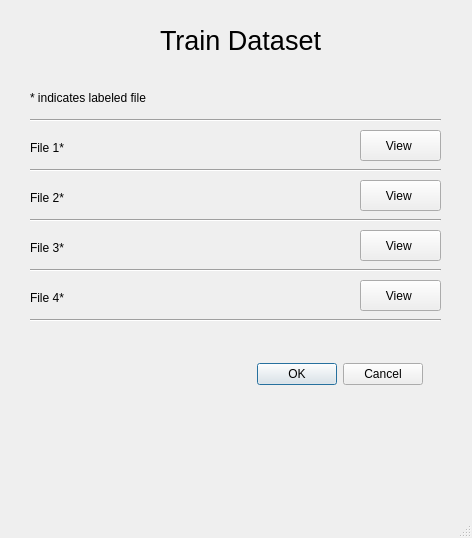
<?xml version="1.0" encoding="UTF-8"?>
<ui version="4.0">
 <class>MainWindow</class>
 <widget class="QMainWindow" name="MainWindow">
  <property name="geometry">
   <rect>
    <x>0</x>
    <y>0</y>
    <width>472</width>
    <height>538</height>
   </rect>
  </property>
  <property name="windowTitle">
   <string>MainWindow</string>
  </property>
  <widget class="QWidget" name="centralwidget">
   <widget class="QLabel" name="label">
    <property name="geometry">
     <rect>
      <x>160</x>
      <y>20</y>
      <width>161</width>
      <height>40</height>
     </rect>
    </property>
    <property name="font">
     <font>
      <pointsize>20</pointsize>
     </font>
    </property>
    <property name="text">
     <string>Train Dataset</string>
    </property>
   </widget>
   <widget class="QPushButton" name="groups_8">
    <property name="geometry">
     <rect>
      <x>360</x>
      <y>130</y>
      <width>81</width>
      <height>31</height>
     </rect>
    </property>
    <property name="text">
     <string>View </string>
    </property>
   </widget>
   <widget class="QLabel" name="label_2">
    <property name="geometry">
     <rect>
      <x>30</x>
      <y>90</y>
      <width>141</width>
      <height>16</height>
     </rect>
    </property>
    <property name="text">
     <string>* indicates labeled file </string>
    </property>
   </widget>
   <widget class="Line" name="line">
    <property name="geometry">
     <rect>
      <x>30</x>
      <y>110</y>
      <width>411</width>
      <height>21</height>
     </rect>
    </property>
    <property name="orientation">
     <enum>Qt::Horizontal</enum>
    </property>
   </widget>
   <widget class="QLabel" name="label_3">
    <property name="geometry">
     <rect>
      <x>30</x>
      <y>140</y>
      <width>141</width>
      <height>16</height>
     </rect>
    </property>
    <property name="text">
     <string>File 1*</string>
    </property>
   </widget>
   <widget class="QPushButton" name="groups_10">
    <property name="geometry">
     <rect>
      <x>360</x>
      <y>180</y>
      <width>81</width>
      <height>31</height>
     </rect>
    </property>
    <property name="text">
     <string>View </string>
    </property>
   </widget>
   <widget class="Line" name="line_2">
    <property name="geometry">
     <rect>
      <x>30</x>
      <y>160</y>
      <width>411</width>
      <height>21</height>
     </rect>
    </property>
    <property name="orientation">
     <enum>Qt::Horizontal</enum>
    </property>
   </widget>
   <widget class="QLabel" name="label_4">
    <property name="geometry">
     <rect>
      <x>30</x>
      <y>190</y>
      <width>141</width>
      <height>16</height>
     </rect>
    </property>
    <property name="text">
     <string>File 2*</string>
    </property>
   </widget>
   <widget class="QPushButton" name="groups_11">
    <property name="geometry">
     <rect>
      <x>360</x>
      <y>230</y>
      <width>81</width>
      <height>31</height>
     </rect>
    </property>
    <property name="text">
     <string>View </string>
    </property>
   </widget>
   <widget class="QLabel" name="label_5">
    <property name="geometry">
     <rect>
      <x>30</x>
      <y>240</y>
      <width>141</width>
      <height>16</height>
     </rect>
    </property>
    <property name="text">
     <string>File 3*</string>
    </property>
   </widget>
   <widget class="Line" name="line_3">
    <property name="geometry">
     <rect>
      <x>30</x>
      <y>210</y>
      <width>411</width>
      <height>21</height>
     </rect>
    </property>
    <property name="orientation">
     <enum>Qt::Horizontal</enum>
    </property>
   </widget>
   <widget class="QPushButton" name="groups_12">
    <property name="geometry">
     <rect>
      <x>360</x>
      <y>280</y>
      <width>81</width>
      <height>31</height>
     </rect>
    </property>
    <property name="text">
     <string>View </string>
    </property>
   </widget>
   <widget class="QLabel" name="label_6">
    <property name="geometry">
     <rect>
      <x>30</x>
      <y>290</y>
      <width>141</width>
      <height>16</height>
     </rect>
    </property>
    <property name="text">
     <string>File 4*</string>
    </property>
   </widget>
   <widget class="Line" name="line_4">
    <property name="geometry">
     <rect>
      <x>30</x>
      <y>260</y>
      <width>411</width>
      <height>21</height>
     </rect>
    </property>
    <property name="orientation">
     <enum>Qt::Horizontal</enum>
    </property>
   </widget>
   <widget class="Line" name="line_5">
    <property name="geometry">
     <rect>
      <x>30</x>
      <y>310</y>
      <width>411</width>
      <height>21</height>
     </rect>
    </property>
    <property name="orientation">
     <enum>Qt::Horizontal</enum>
    </property>
   </widget>
   <widget class="QDialogButtonBox" name="buttonBox">
    <property name="geometry">
     <rect>
      <x>230</x>
      <y>360</y>
      <width>193</width>
      <height>28</height>
     </rect>
    </property>
    <property name="standardButtons">
     <set>QDialogButtonBox::Cancel|QDialogButtonBox::Ok</set>
    </property>
   </widget>
  </widget>
  <widget class="QMenuBar" name="menubar">
   <property name="geometry">
    <rect>
     <x>0</x>
     <y>0</y>
     <width>472</width>
     <height>21</height>
    </rect>
   </property>
  </widget>
  <widget class="QStatusBar" name="statusbar"/>
 </widget>
 <resources>
  <include location="UI/resource.qrc"/>
 </resources>
 <connections/>
</ui>
